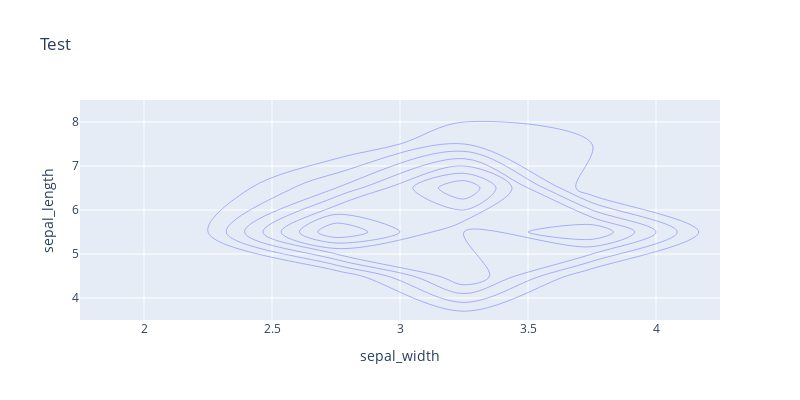

Notebook source saved alongside this figure:
### Code cell
fig = px.density_contour(X_test, 'sepal_width', 'sepal_length', title = 'Test',  height=400, width=800)
fig.show()

### Figure 1 — Plotly figure (JSON) as saved in the notebook; plotly's stock layout.template omitted (floating-point values rounded to 4 significant figures)
{"data": [{"contours": {"coloring": "none"}, "hovertemplate": "sepal_width=%{x}<br>sepal_length=%{y}<br>count=%{z}<extra></extra>", "legendgroup": "", "line": {"color": "#636efa"}, "name": "", "showlegend": false, "type": "histogram2dcontour", "x": [3.4, 3, 3.7, 3.3, 2.4, 2.8, 2.8, 3.1, 3.4, 3, 3.3, 2.8, 2.7, 2.9, 2.5, 3.7, 3.1, 3, 3.8, 3.2, 3, 3, 3.1, 3.5, 2.6, 3.5, 3.4, 2.6, 2.7, 3.1, 3.8, 2.8, 3.1, 2.5, 3.4, 3.2, 3.4, 3.6], "xaxis": "x", "xbingroup": "x", "y": [5.1, 4.8, 5.3, 5.1, 5.5, 5.7, 5.7, 4.9, 6, 7.2, 6.3, 5.6, 5.8, 6.3, 5.5, 5.1, 4.6, 6.5, 5.1, 6.4, 5.9, 5.6, 6.7, 5.1, 6.1, 5.5, 4.8, 5.5, 5.8, 6.7, 5.1, 6.5, 6.9, 5.7, 4.6, 7, 6.3, 7.2], "yaxis": "y", "ybingroup": "y"}], "layout": {"height": 400, "legend": {"tracegroupgap": 0}, "title": {"text": "Test"}, "width": 800, "xaxis": {"anchor": "y", "domain": [0, 1], "title": {"text": "sepal_width"}}, "yaxis": {"anchor": "x", "domain": [0, 1], "title": {"text": "sepal_length"}}}}
